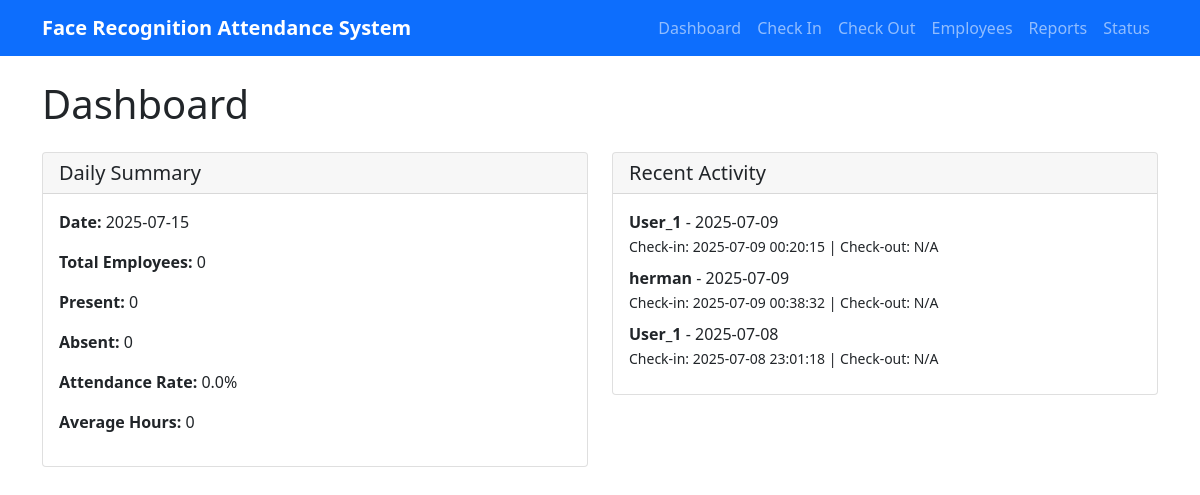
Page /dashboard on the earlier database version.
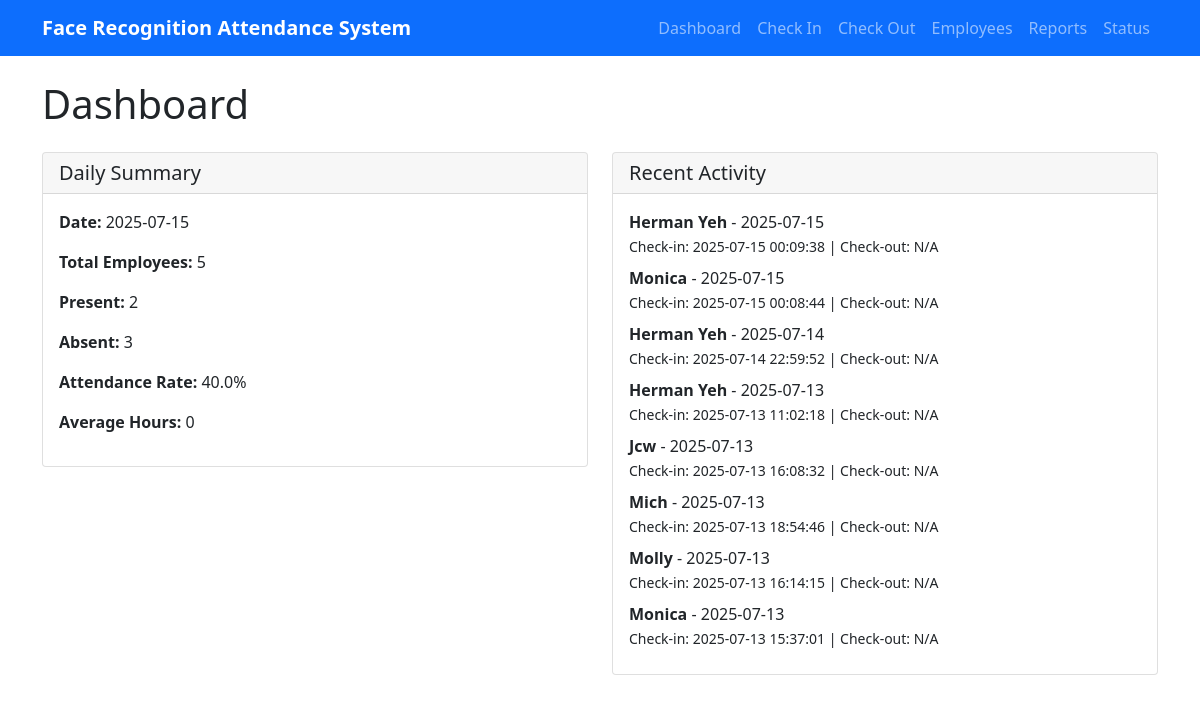
Same page on the later database version.
### tables this page shows
CREATE TABLE attendance (
                    id INTEGER PRIMARY KEY AUTOINCREMENT,
                    name TEXT NOT NULL,
                    date TEXT NOT NULL,
                    check_in_time TEXT,
                    check_out_time TEXT,
                    total_hours REAL,
                    status TEXT DEFAULT 'present',
                    created_at TIMESTAMP DEFAULT CURRENT_TIMESTAMP
                );

### attendance_web_server.py (the view)
@app.route('/dashboard')
def dashboard():
    db = get_db()
    summary = db.get_daily_summary()
    recent_records = db.get_attendance_report()[:10]
    employees = db.get_employees()
    return render_template('dashboard.html',
                         summary=summary,
                         recent_records=recent_records,
                         employees=employees)

### attendance_database.py (called while the page is built)
    def get_employees(self) -> List[Dict]:
        if self.conn is None or self.cursor is None:
            print("Database not initialized")
            return []
        try:
            self.cursor.execute('''
                SELECT id, name, employee_id, department, position
                FROM employees
                WHERE is_active = 1
                ORDER BY name
            ''')
            employees = []
            for row in self.cursor.fetchall():
                employees.append({
                    'id': row[0],
                    'name': row[1],
                    'employee_id': row[2],
                    'department': row[3],
                    'position': row[4]
                })
            return employees
        except Exception as e:
            print(f"Error getting employees: {e}")
            return []

### attendance_web_server.py (called while the page is built)
def get_db():
    global db
    if db is None:
        db = AttendanceDatabase()
    return db

### templates/dashboard.html (shortened to what this page needs)
{% extends "base.html" %}
{% block content %}
<h1 class="mb-4">Dashboard</h1>
<div class="row">
    <div class="col-md-6">
        <div class="card">
            <div class="card-header">
                <h5 class="card-title mb-0">Daily Summary</h5>
            </div>
            <div class="card-body">
                <p><strong>Date:</strong> {{ summary.date }}</p>
                <p><strong>Total Employees:</strong> {{ summary.total_employees }}</p>
                <p><strong>Present:</strong> {{ summary.present_employees }}</p>
                <p><strong>Absent:</strong> {{ summary.absent_employees }}</p>
                <p><strong>Attendance Rate:</strong> {{ "%.1f"|format(summary.attendance_rate) }}%</p>
                <p><strong>Average Hours:</strong> {{ summary.average_hours }}</p>
            </div>
        </div>
    </div>
    <div class="col-md-6">
        <div class="card">
            <div class="card-header">
                <h5 class="card-title mb-0">Recent Activity</h5>
            </div>
            <div class="card-body">
                {% if recent_records %}
                    {% for record in recent_records %}
                        <div class="mb-2">
                            <strong>{{ record.name }}</strong> - {{ record.date }}<br>
                            <small>Check-in: {{ record.check_in_time or 'N/A' }} |
                                   Check-out: {{ record.check_out_time or 'N/A' }}</small>
                        </div>
                    {% endfor %}
                {% else %}
                    <p>No recent activity</p>
                {% endif %}
            </div>
        </div>
    </div>
</div>
{% endblock %}

### templates/base.html (shortened to what this page needs)
<!DOCTYPE html>
<html lang="en">
<head>
    <link href="https://cdn.jsdelivr.net/npm/bootstrap@5.1.3/dist/css/bootstrap.min.css" rel="stylesheet">
</head>
<body>
    <nav class="navbar navbar-expand-lg navbar-dark bg-primary">
        <div class="container">
            <a class="navbar-brand" href="/">Face Recognition Attendance System</a>
            <div class="navbar-nav">
                <a class="nav-link" href="/dashboard">Dashboard</a>
                <a class="nav-link" href="/check_in">Check In</a>
                <a class="nav-link" href="/check_out">Check Out</a>
                <a class="nav-link" href="/employees">Employees</a>
                <a class="nav-link" href="/reports">Reports</a>
                <a class="nav-link" href="/status">Status</a>
            </div>
        </div>
    </nav>
    <div class="container mt-4">
        {% block content %}{% endblock %}
    </div>
</body>
</html>

### templates/base.html (style rules this page uses)
.navbar-brand { font-weight: bold; }
.card { margin-bottom: 20px; }

Differences in the rows shown:
removed attendance: name "User_1", date "2025-07-09", check_in_time "2025-07-09 00:20:15", check_out_time "N/A"
removed attendance: name "herman", date "2025-07-09", check_in_time "2025-07-09 00:38:32", check_out_time "N/A"
removed attendance: name "User_1", date "2025-07-08", check_in_time "2025-07-08 23:01:18", check_out_time "N/A"
added attendance: name "Herman Yeh", date "2025-07-15", check_in_time "2025-07-15 00:09:38", check_out_time "N/A"
added attendance: name "Monica", date "2025-07-15", check_in_time "2025-07-15 00:08:44", check_out_time "N/A"
added attendance: name "Herman Yeh", date "2025-07-14", check_in_time "2025-07-14 22:59:52", check_out_time "N/A"
added attendance: name "Herman Yeh", date "2025-07-13", check_in_time "2025-07-13 11:02:18", check_out_time "N/A"
added attendance: name "Jcw", date "2025-07-13", check_in_time "2025-07-13 16:08:32", check_out_time "N/A"
added attendance: name "Mich", date "2025-07-13", check_in_time "2025-07-13 18:54:46", check_out_time "N/A"
added attendance: name "Molly", date "2025-07-13", check_in_time "2025-07-13 16:14:15", check_out_time "N/A"
added attendance: name "Monica", date "2025-07-13", check_in_time "2025-07-13 15:37:01", check_out_time "N/A"
Other differences:
{{ summary.total_employees }}: "0" → "5"
{{ summary.present_employees }}: "0" → "2"
{{ summary.absent_employees }}: "0" → "3"
{{ "%.1f"|format(summary.attendance_rate) }}: "0.0" → "40.0"
